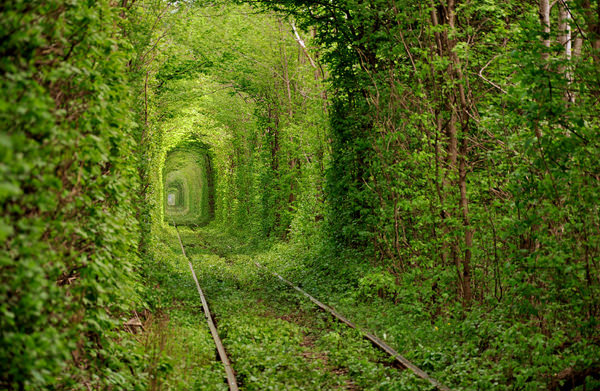
#> input picture images/tol.jpg, 600 x 391 px
$ python ex2c.py
#> lines starting #> are read from the running program, lines starting #| are printed output that depends on the picture
### ex2b.py
import cv2
import numpy as np
from skimage.exposure import rescale_intensity

# [13 lines left out: functions get_kernel_sobelY, get_kernel_sobelX, not called in this run]

# Performs convolution, sliding over image
def convolve(im, kernel, s=1):
    kernel = kernel.T

    kw, kh = kernel.shape[:2]  # kernel width and height
    ih, iw = im.shape[:2]  # image width and height

    pad = (kw - 1) // 2
    im = cv2.copyMakeBorder(im, pad, pad, pad, pad, cv2.BORDER_CONSTANT)  # Applies padding to convolve edges
    out = np.zeros((ih, iw), dtype='float32')  # Stores output

    for y in range(pad, ih + pad, s):
        for x in range(pad, iw + pad, s):
            roi = im[y-pad : y+pad+1, x-pad : x+pad+1]  # Region of interest
            out[y-pad, x-pad] = (roi * kernel).sum()  # convolve

    out = rescale_intensity(out, in_range=(0, 255))
    out = (out * 255).astype('uint8')

    return out

# [19 lines left out: function main, not called in this run]


# [2 lines that do not run on import are left out]

### ex2c.py
import cv2
import numpy as np
from skimage.exposure import rescale_intensity
import ex2b as ex2b

def get_kernel_bilinear():
    bilinear = 1/9 * np.array((
        [1, 1, 1],
        [1, 1, 1],
        [1, 1, 1]), dtype="float32")
    return bilinear

def get_kernel_sobelY():
    sobelY = np.array((
        [1, 2, 1],
        [0, 0, 0],
        [-1, -2, -1]), dtype="int")
    return sobelY

def get_kernel_sobelX():
    sobelX = np.array((
        [-1, 0, 1],
        [-2, 0, 2],
        [-1, 0, 1]), dtype="int")
    return sobelX

def get_kernel_gaussian():
    gauss = np.array((
        [1/16, 1/8, 1/16],
        [1/8, 1/4, 1/8],
        [1/16, 1/8, 1/16]), dtype='float32')
    return gauss

def main():
    im = cv2.imread("images/tol.jpg", 0)
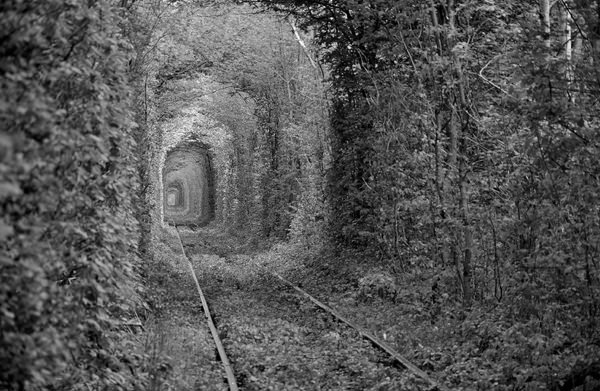
#> im: shape (391, 600); min 0, max 255, mean 85.3

    cv2.imshow('Original', im)
    cv2.waitKey(0)

    kernel = get_kernel_sobelX()
    sobx = ex2b.convolve(im, kernel)
#> in convolve, `im = cv2.copyMakeBorder(im, pad, pad, pad, pad, cv2.BORDER_CONSTANT)`:
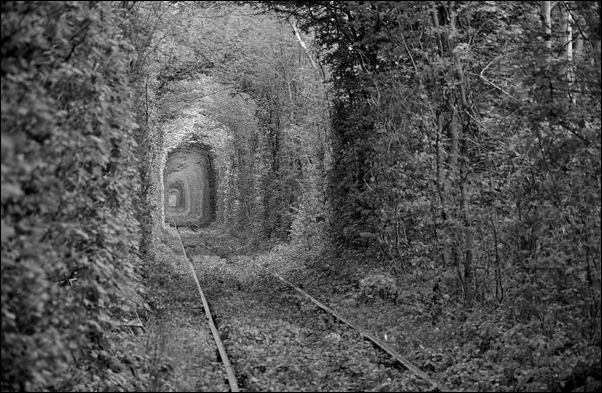
#> im: shape (393, 602); min 0, max 255, mean 84.5
#> after the loop in convolve, `for y in range(pad, ih + pad, s):`:
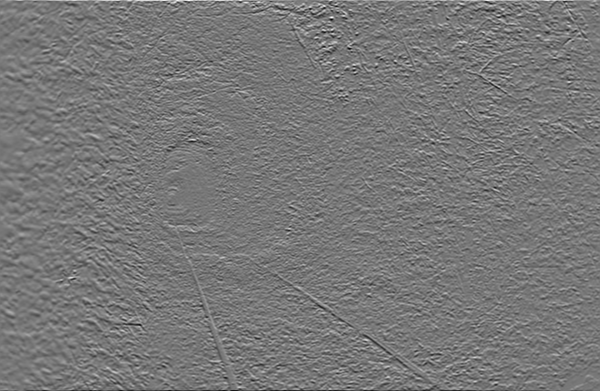
#> out: shape (391, 600) float32; min -754, max 847, mean -0.1; drawn with min black and max white
#> in convolve, `out = rescale_intensity(out, in_range=(0, 255))`:
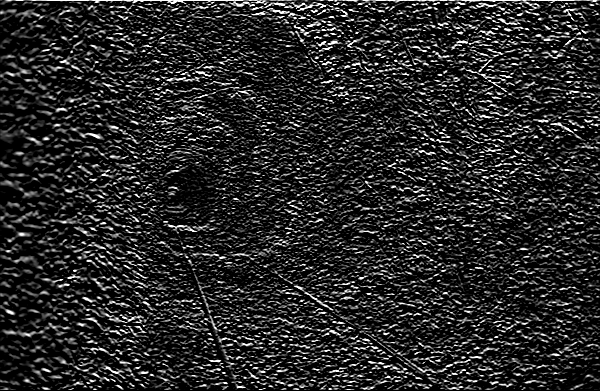
#> out: shape (391, 600) float32; min 0, max 1, mean 0.157
    cv2.imshow('Sobel X', sobx)
    cv2.imwrite('out/sobelx.png', sobx)
    cv2.waitKey(0)

    kernel = get_kernel_sobelY()
    soby = ex2b.convolve(im, kernel)
#> call 2 of convolve, with kernel = array of shape (3, 3), s = 1
#> after the loop in convolve (call 2), `for y in range(pad, ih + pad, s):`:
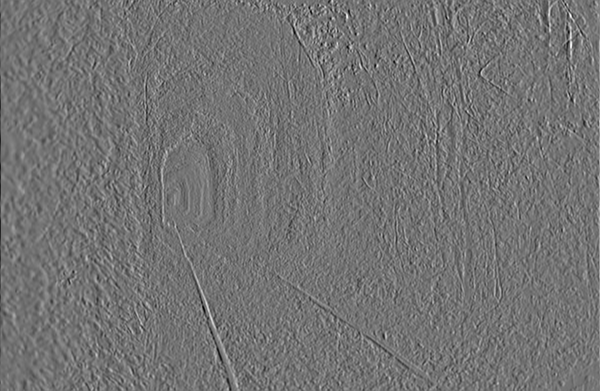
#> out: shape (391, 600) float32; min -708, max 850, mean 0; drawn with min black and max white
#> in convolve (call 2), `out = rescale_intensity(out, in_range=(0, 255))`:
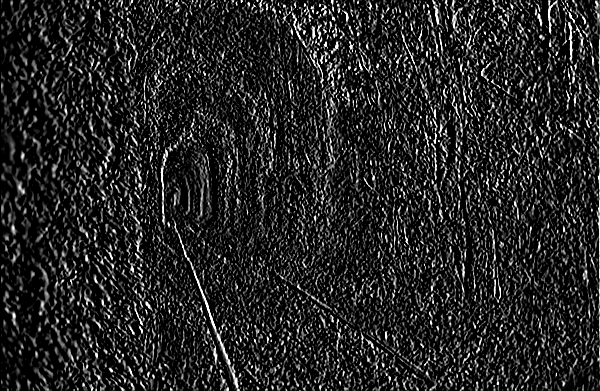
#> out: shape (391, 600) float32; min 0, max 1, mean 0.147
    cv2.imshow('Sobel Y', soby)
    cv2.imwrite('out/sobely.png', soby)
    cv2.waitKey(0)

    kernel = get_kernel_gaussian()
    gauss = ex2b.convolve(im, kernel)
    cv2.imshow('Gaussian', gauss)
    cv2.imwrite('out/gauss.png', gauss)
    cv2.waitKey(0)

    kernel = get_kernel_bilinear()
    bil = ex2b.convolve(im, kernel)
    cv2.imshow('Bilinear', bil)
    cv2.imwrite('out/bilinear.png', bil)
    cv2.waitKey(0)

    cv2.destroyAllWindows()


if __name__ == '__main__':
    main()
